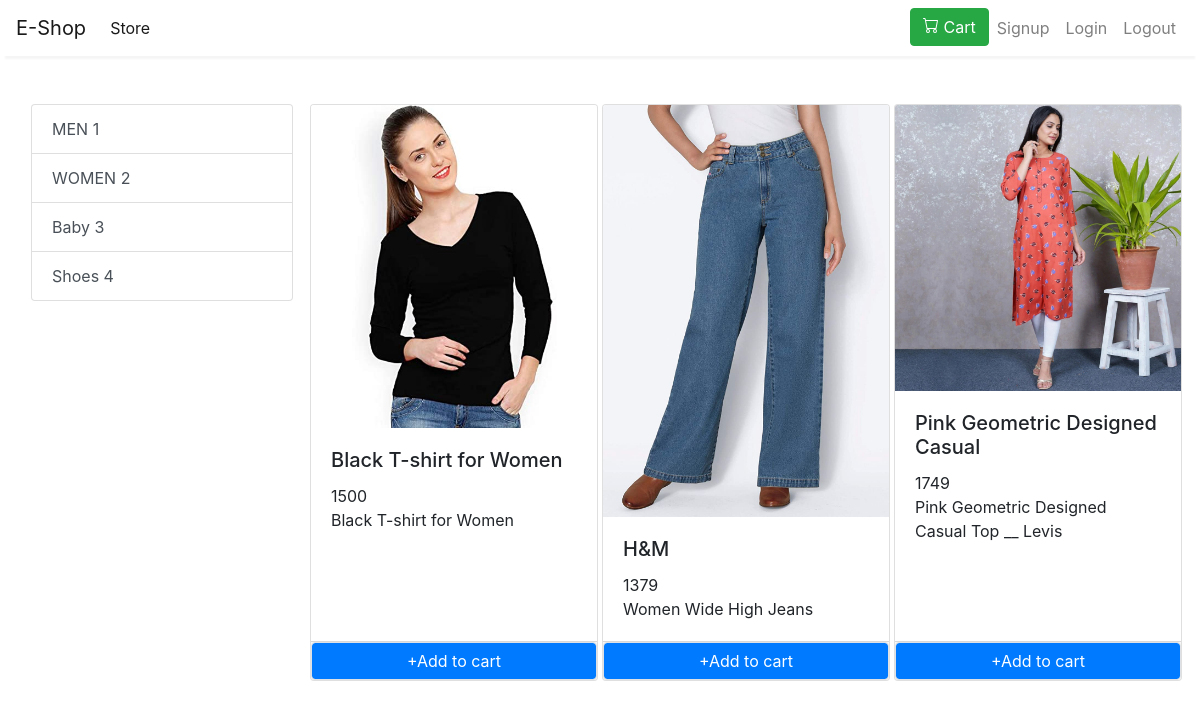
The app's page /?category=2 with its own data.
### store/models/category.py (models this page shows, shortened)
class Category(models.Model):
    name = models.CharField(max_length=20)
    @staticmethod
    def get_all_category():
        return Category.objects.all()

### store/models/product.py (models this page shows, shortened)
class Product(models.Model):
    name = models.CharField(max_length=30)
    price = models.IntegerField(default=100)
    category = models.ForeignKey( Category, on_delete = models.CASCADE, default = 1)
    description = models.CharField(max_length=500)
    image = models.ImageField(upload_to='uploads/products/')
    @staticmethod
    def get_all_products_by_categoryid(category_id):
        if category_id:
            return Product.objects.filter(category = category_id)
        else:
            return Product.get_all_products()

### store/views.py (the view, shortened to what this page needs)
# urls.py: path('', views.index, name='index'),
def index(request):
    if request.method == 'GET':
        data = {}
        cart = request.session.get('cart')
        if not cart:
            cart = {}
        categories = Category.get_all_category()
        categoryID = request.GET.get('category')
        if categoryID:
            products = Product.get_all_products_by_categoryid(categoryID)
        else:
            products = Product.get_all_products()
        data['products'] = products
        data['categories'] = categories
        print('you are logged in as : ',request.session.get('email'))
        return render(request,'store/index.html',data)

### store/templates/store/index.html (shortened to what this page needs)
{% extends "base.html" %}
{% load cart %}
{% block body %}
  <div class="row mt-3 ml-3 mr-3">
    <div class="col-lg-3 mx-auto">
      <ul class="list-group">
        {% for category in categories %}
        <a href="/?category={{category.id}}" class="list-group-item list-group-item-action">{{category.name}} {{category.id}}</a>
        {% endfor %}
      </ul>
    </div>
    <div id="products" class="col-lg-9 mx-auto">
    <div class="row mb-4">
        {% for product in products %}
        <div class="card mx-auto mb-4" style="width: 18rem;">
          <img class="card-img-top" src = "{{product.image.url}}" alt="Card image cap">
          <div class="card-body">
            <h5 class="card-title">{{product.name}}</h5>
            <p class="card-text">{{product.price}}<br>{{product.description}}</p>
          </div>
          <div class="card-footer no-gutters p-0">
            {% if product|is_in_cart:request.session.cart %}
            <div class="row text-center no-gutters">
              <form action="/" class="col-2" method="post">
                {% csrf_token %}
                <input hidden type="text" name='product_id' value='{{product.id}}'>
                <input hidden type="text" name='remove' value='True'>
                <input type="submit" value=" - " class="btn btn-block btn-light">
              </form>
              <div class="text-center col">{{product|cart_quantity:request.session.cart}} in cart</div>
              <form action="/" class="col-2" method="post">
                {% csrf_token %}
                <input hidden type="text" name='product_id' value='{{product.id}}'>
                <input type="submit" value=" + " class="btn btn-block btn-light">
              </form>
            </div>
            {% else %}
            <form action="/" method="POST" class="btn-block">
              <input type="submit" class="float-right btn-block btn btn-primary border form-control" value="+Add to cart">
            </form>
            {% endif %}
          </div>
        </div>
        {% endfor %}
    </div>
    </div>
  </div>
{% endblock %}

### records on screen
Category: name "MEN", id "1"
Category: name "WOMEN", id "2"
Category: name "Baby", id "3"
Category: name "Shoes", id "4"
Product: image (picture), name "Black T-shirt for Women", price "1500", description "Black T-shirt for Women"
Product: image (picture), name "H&M", price "1379", description "Women Wide High Jeans"
Product: image (picture), name "Pink Geometric Designed Casual", price "1749", description "Pink Geometric Designed Casual Top __ Levis"
